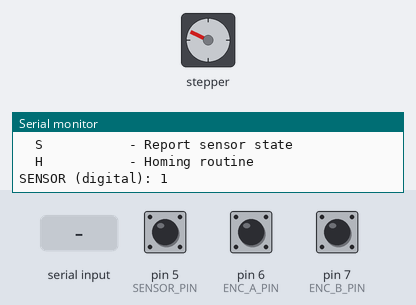
A program run on a simulated Arduino Uno, built with avr-gcc and run on an emulated ATmega328P. Shown: stepper motor, the last lines printed to the serial monitor. The test bench sets the inputs (shaded band); at power-on: pin 5 (SENSOR_PIN) HIGH, pin 6 (ENC_A_PIN) HIGH, pin 7 (ENC_B_PIN) HIGH. Stepper angles assume 400 steps per turn.

Above: at 1.2 s.
1.3 s: "H\n" received over Serial
At 1.73 s:
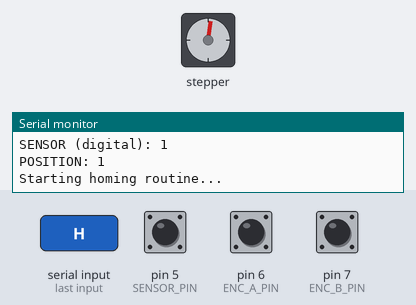
At 4.19 s:
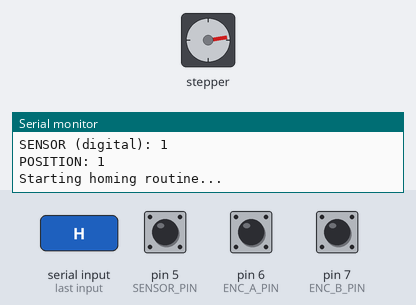
4.3 s: pin 5 (SENSOR_PIN) driven LOW
7.3 s: pin 5 (SENSOR_PIN) driven HIGH
16.3 s: pin 5 (SENSOR_PIN) pulsed LOW 2 times (0.12 s each, 0.3 s apart)
At 16.3 s:
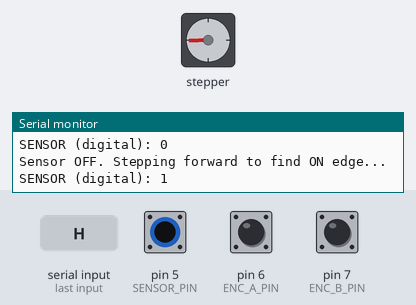
Timing chart, 0 to 19.3 s (numbered marks = the images above; inputs shaded):
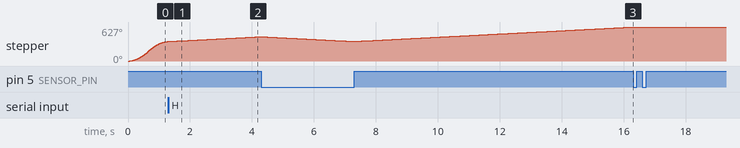

The program:

main.cpp
```cpp
#include <Arduino.h>
#include <AccelStepper.h>

// --- Pins ---
const uint8_t STEP_PIN = 2;
const uint8_t DIR_PIN  = 3;
const uint8_t EN_PIN   = 4; // active LOW

// Sensor & encoder pins
const uint8_t SENSOR_PIN = 5; // active-LOW flag switch
const uint8_t ENC_A_PIN  = 6; // quadrature A
const uint8_t ENC_B_PIN  = 7; // quadrature B (moved from pin 8 to pin 7)

// --- Motion defaults ---
const long  STEPS_PER_REV     = 400;    // 1 rev = 400 steps (half-step on a 200-step motor)
const float DEFAULT_MAX_SPS   = 2000.0; // steps/s
const float DEFAULT_ACCEL     = 1000.0; // steps/s^2
const float HOMING_FAST_SPS   = 800.0;  // steps/s during fast approach/backoff
const float HOMING_SLOW_SPS   = 150.0;  // steps/s during final approach

AccelStepper stepper(AccelStepper::DRIVER, STEP_PIN, DIR_PIN);
String inBuf;

// --- State ---
volatile bool moveActive = false;
volatile long moveTarget = 0;

bool homingActive = false;
uint8_t homingStep = 0;

volatile long encoderPos = 0;

// Homing backoff step counter
long homingBackoffSteps = 0;

// Last encoder state for quadrature decoding
uint8_t lastA = 0, lastB = 0;

// --- Helpers ---
void applyDefaults() {
  stepper.setEnablePin(EN_PIN);
  stepper.setPinsInverted(false, false, true); // enable active-LOW
  stepper.enableOutputs();
  stepper.setMinPulseWidth(3);
  stepper.setMaxSpeed(DEFAULT_MAX_SPS);
  stepper.setAcceleration(DEFAULT_ACCEL);
}

inline void readEncoder() {
  // Rising-edge-of-A decode, use B for direction
  uint8_t A = digitalRead(ENC_A_PIN);
  uint8_t B = digitalRead(ENC_B_PIN);
  if (lastA == LOW && A == HIGH) {
    if (B == LOW) encoderPos++;
    else          encoderPos--;
  }
  lastA = A;
}

// Forward decl
void handleCommand(const String& s);
void updateEncoder();

void pollSerial() {
  while (Serial.available()) {
    char c = (char)Serial.read();
    if (c == '\n' || c == '\r') {
      String tmp = inBuf; inBuf = "";
      tmp.trim();
      handleCommand(tmp);
    } else {
      inBuf += c;
      if (inBuf.length() > 96) inBuf.remove(0, inBuf.length() - 96);
    }
  }
}

// --- Setup ---
void setup() {
  // Encoder & sensor pins — use internal pull-ups unless you have externals
  pinMode(ENC_A_PIN, INPUT_PULLUP);
  pinMode(ENC_B_PIN, INPUT_PULLUP);
  // pin 7 now used for quadrature B, index unused
  pinMode(SENSOR_PIN, INPUT_PULLUP); // active-LOW switch

  // Initialize encoder state
  uint8_t A = digitalRead(ENC_A_PIN);
  uint8_t B = digitalRead(ENC_B_PIN);
  static_cast<void>((A << 1) | B); // lastEncoded will be initialized in ISR

  // Attach interrupts for encoder pins
  attachInterrupt(digitalPinToInterrupt(ENC_A_PIN), updateEncoder, CHANGE);
  attachInterrupt(digitalPinToInterrupt(ENC_B_PIN), updateEncoder, CHANGE);

  applyDefaults();

  // One smooth rev on boot (non-blocking)
  stepper.move(STEPS_PER_REV);

  Serial.begin(115200);
  Serial.println(F("Stepper ready."));
  Serial.println(F("Commands:"));
  Serial.println(F("  G <steps>   - Move by <steps>"));
  Serial.println(F("  R           - Move +1 revolution"));
  Serial.println(F("  L           - Move -1 revolution"));
  Serial.println(F("  V <sps>     - Set max speed (steps/s)"));
  Serial.println(F("  A <sps^2>   - Set acceleration (steps/s^2)"));
  Serial.println(F("  E           - Enable driver"));
  Serial.println(F("  D           - Disable driver (sleep)"));
  Serial.println(F("  Z           - Soft stop"));
  Serial.println(F("  S           - Report sensor state"));
  Serial.println(F("  H           - Homing routine"));
}

void updateEncoder() {
  static uint8_t lastA = 0;
  uint8_t A = digitalRead(ENC_A_PIN);
  uint8_t B = digitalRead(ENC_B_PIN);
  // Only count rising edge of A
  if (lastA == LOW && A == HIGH) {
    // Invert direction logic: if B is LOW, decrement; if HIGH, increment
    if (B == LOW) encoderPos--;
    else          encoderPos++;
  }
  lastA = A;
}

void handleCommand(const String& s) {

  if (s.length() == 0) return;
  char cmd = toupper(s[0]);
  String arg = (s.length() > 1) ? s.substring(1) : "";
  arg.trim();

  // Block motion commands while homing
  if (homingActive && (cmd=='G' || cmd=='R' || cmd=='L' || cmd=='Z')) {
    Serial.println(F("Busy: homing in progress."));
    return;
  }

  switch (cmd) {
    case 'G': { // Move by <steps>
      long val = arg.toInt();
      stepper.move(val);
      moveActive = true;
      moveTarget = val;
      Serial.print(F("Moving ")); Serial.print(val); Serial.println(F(" steps."));
    } break;

    case 'R':
      stepper.move(STEPS_PER_REV);
      moveActive = true;
      moveTarget = STEPS_PER_REV;
      Serial.println(F("Moving +1 rev."));
      break;

    case 'L':
      stepper.move(-STEPS_PER_REV);
      moveActive = true;
      moveTarget = -STEPS_PER_REV;
      Serial.println(F("Moving -1 rev."));
      break;

    case 'V': { // Set max speed
      float v = arg.toFloat();
      if (v < 10) v = 10;
      stepper.setMaxSpeed(v);
      Serial.print(F("Max speed set to ")); Serial.println(v);
    } break;

    case 'A': { // Set acceleration
      float a = arg.toFloat();
      if (a < 10) a = 10;
      stepper.setAcceleration(a);
      Serial.print(F("Acceleration set to ")); Serial.println(a);
    } break;

    case 'E':
      stepper.enableOutputs();
      Serial.println(F("Driver enabled."));
      break;

    case 'D':
      stepper.disableOutputs();
      Serial.println(F("Driver disabled (sleep)."));
      break;

    case 'Z':
      stepper.stop();
      Serial.println(F("Stopping (soft)."));
      break;

    case 'S': {
      int sensorState = digitalRead(SENSOR_PIN);
      Serial.print(F("SENSOR (digital): "));
      Serial.println(sensorState);
    } break;

    case 'H': { // Non-blocking homing routine
      Serial.println(F("Starting homing routine..."));
      stepper.enableOutputs();
      stepper.stop();
      stepper.setAcceleration(DEFAULT_ACCEL);
      stepper.setMaxSpeed(HOMING_FAST_SPS);
      homingActive = true;
      homingStep = 0;
      homingBackoffSteps = 0;
    } break;


    case 'Q': { // Report encoder position
      Serial.print(F("POSITION: "));
      Serial.println(encoderPos);
    } break;

    default:
      Serial.println(F("Unknown command."));
      break;
  }
}

// --- Sensor change reporter ---
int lastSensorValue = -1;
unsigned long lastSensorCheck = 0;
const unsigned long SENSOR_CHECK_INTERVAL = 100; // ms

void reportSensorChange() {
  unsigned long now = millis();
  if (now - lastSensorCheck >= SENSOR_CHECK_INTERVAL) {
    int sensorState = digitalRead(SENSOR_PIN);
    if (sensorState != lastSensorValue) {
      Serial.print(F("SENSOR (digital): "));
      Serial.println(sensorState);
      lastSensorValue = sensorState;
    }
    lastSensorCheck = now;
  }
}

// --- Main loop ---
void loop() {
  pollSerial();
  updateEncoder();

  // If not homing, run normal trapezoid motion
  if (!homingActive) {
    stepper.run();
  }

  reportSensorChange();

  // Move-complete report (uses encoderPos)
  static bool moveWasActive = false;
  if (!homingActive) {
    if (stepper.distanceToGo() != 0) {
      moveWasActive = true;
    } else if (moveWasActive) {
      Serial.print(F("POSITION: "));
      Serial.println(encoderPos);
      moveWasActive = false;
      moveActive = false;
    }
  }

  // --- Non-blocking homing state machine ---
  if (homingActive) {
  // active-LOW switch: HIGH = not triggered (OFF), LOW = triggered (ON)
  int sw = digitalRead(SENSOR_PIN);

    switch (homingStep) {
      case 0: { // Move toward sensor until triggered (ON)
        stepper.setMaxSpeed(HOMING_FAST_SPS);
        stepper.setAcceleration(DEFAULT_ACCEL);
        if (sw == LOW) {
          homingStep = 1;
          Serial.println(F("Sensor ON. Stepping back to find OFF edge..."));
        } else {
          stepper.move(1); // Move toward sensor (reverse direction)
        }
        stepper.run();
      } break;

      case 1: { // Step back until sensor turns OFF
        stepper.setMaxSpeed(HOMING_SLOW_SPS);
        stepper.setAcceleration(DEFAULT_ACCEL);
        if (sw == HIGH) {
          homingStep = 2;
          Serial.println(F("Sensor OFF. Stepping forward to find ON edge..."));
        } else {
          stepper.move(-1); // Step back (reverse direction)
        }
        stepper.run();
      } break;

      case 2: { // Step forward until sensor turns ON (exact edge)
        stepper.setMaxSpeed(HOMING_SLOW_SPS);
        stepper.setAcceleration(DEFAULT_ACCEL);
        if (sw == LOW) {
          homingStep = 3;
          Serial.println(F("Edge found. Zeroing position."));
        } else {
          stepper.move(1); // Step forward (reverse direction)
        }
        stepper.run();
      } break;

      case 3: { // Zero position and finish
        stepper.setCurrentPosition(0);
        encoderPos = 0;
        stepper.setAcceleration(DEFAULT_ACCEL);
        stepper.setMaxSpeed(DEFAULT_MAX_SPS);
        Serial.println(F("Stepper position set to 0."));
        Serial.print(F("POSITION: "));
        Serial.println(encoderPos);
        homingActive = false;
      } break;
    }
  }
}
```

Measured:
- after the input at 1.3 s, stepper: keeps turning clockwise at about 30°/s, starting at once
- after the input at 16.3 s, stepper: stops changing and stays 627°
- by itself, stepper: keeps turning clockwise at about 293°/s
